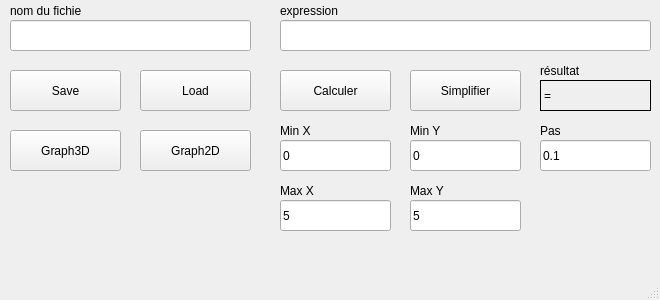
<?xml version="1.0" encoding="UTF-8"?>
<ui version="4.0">
 <class>MainWindow</class>
 <widget class="QMainWindow" name="MainWindow">
  <property name="geometry">
   <rect>
    <x>0</x>
    <y>0</y>
    <width>660</width>
    <height>300</height>
   </rect>
  </property>
  <property name="windowTitle">
   <string>MainWindow</string>
  </property>
  <property name="autoFillBackground">
   <bool>false</bool>
  </property>
  <widget class="QWidget" name="centralwidget">
   <widget class="QPushButton" name="pushButton_Graph2D">
    <property name="geometry">
     <rect>
      <x>140</x>
      <y>130</y>
      <width>111</width>
      <height>41</height>
     </rect>
    </property>
    <property name="text">
     <string>Graph2D</string>
    </property>
   </widget>
   <widget class="QPushButton" name="pushButton_Graph3D">
    <property name="geometry">
     <rect>
      <x>10</x>
      <y>130</y>
      <width>111</width>
      <height>41</height>
     </rect>
    </property>
    <property name="text">
     <string>Graph3D</string>
    </property>
   </widget>
   <widget class="QPushButton" name="pushButton_Simplifier">
    <property name="geometry">
     <rect>
      <x>410</x>
      <y>70</y>
      <width>111</width>
      <height>41</height>
     </rect>
    </property>
    <property name="text">
     <string>Simplifier</string>
    </property>
   </widget>
   <widget class="QLineEdit" name="lineEdit">
    <property name="geometry">
     <rect>
      <x>280</x>
      <y>20</y>
      <width>371</width>
      <height>31</height>
     </rect>
    </property>
   </widget>
   <widget class="QPushButton" name="pushButton_Calculer">
    <property name="geometry">
     <rect>
      <x>280</x>
      <y>70</y>
      <width>111</width>
      <height>41</height>
     </rect>
    </property>
    <property name="text">
     <string>Calculer</string>
    </property>
   </widget>
   <widget class="QLabel" name="label">
    <property name="geometry">
     <rect>
      <x>540</x>
      <y>80</y>
      <width>111</width>
      <height>31</height>
     </rect>
    </property>
    <property name="autoFillBackground">
     <bool>true</bool>
    </property>
    <property name="frameShape">
     <enum>QFrame::Box</enum>
    </property>
    <property name="text">
     <string>=</string>
    </property>
   </widget>
   <widget class="QPushButton" name="pushButton_Save">
    <property name="geometry">
     <rect>
      <x>10</x>
      <y>70</y>
      <width>111</width>
      <height>41</height>
     </rect>
    </property>
    <property name="text">
     <string>Save</string>
    </property>
   </widget>
   <widget class="QPushButton" name="pushButton_Load">
    <property name="geometry">
     <rect>
      <x>140</x>
      <y>70</y>
      <width>111</width>
      <height>41</height>
     </rect>
    </property>
    <property name="text">
     <string>Load</string>
    </property>
   </widget>
   <widget class="QLineEdit" name="lineEdit_2">
    <property name="geometry">
     <rect>
      <x>10</x>
      <y>20</y>
      <width>241</width>
      <height>31</height>
     </rect>
    </property>
   </widget>
   <widget class="QLabel" name="label_2">
    <property name="geometry">
     <rect>
      <x>10</x>
      <y>0</y>
      <width>71</width>
      <height>21</height>
     </rect>
    </property>
    <property name="text">
     <string>nom du fichier</string>
    </property>
   </widget>
   <widget class="QLabel" name="label_3">
    <property name="geometry">
     <rect>
      <x>280</x>
      <y>0</y>
      <width>71</width>
      <height>21</height>
     </rect>
    </property>
    <property name="text">
     <string>expression</string>
    </property>
   </widget>
   <widget class="QLabel" name="label_4">
    <property name="geometry">
     <rect>
      <x>540</x>
      <y>60</y>
      <width>71</width>
      <height>21</height>
     </rect>
    </property>
    <property name="text">
     <string>résultat</string>
    </property>
   </widget>
   <widget class="QLabel" name="label_6">
    <property name="geometry">
     <rect>
      <x>280</x>
      <y>120</y>
      <width>71</width>
      <height>21</height>
     </rect>
    </property>
    <property name="text">
     <string>Min X</string>
    </property>
   </widget>
   <widget class="QLabel" name="label_8">
    <property name="geometry">
     <rect>
      <x>410</x>
      <y>120</y>
      <width>71</width>
      <height>21</height>
     </rect>
    </property>
    <property name="text">
     <string>Min Y</string>
    </property>
   </widget>
   <widget class="QLabel" name="label_14">
    <property name="geometry">
     <rect>
      <x>280</x>
      <y>180</y>
      <width>71</width>
      <height>21</height>
     </rect>
    </property>
    <property name="text">
     <string>Max X</string>
    </property>
   </widget>
   <widget class="QLabel" name="label_16">
    <property name="geometry">
     <rect>
      <x>410</x>
      <y>180</y>
      <width>71</width>
      <height>21</height>
     </rect>
    </property>
    <property name="text">
     <string>Max Y</string>
    </property>
   </widget>
   <widget class="QLineEdit" name="lineEdit_MinX">
    <property name="geometry">
     <rect>
      <x>280</x>
      <y>140</y>
      <width>111</width>
      <height>31</height>
     </rect>
    </property>
    <property name="text">
     <string>0</string>
    </property>
   </widget>
   <widget class="QLineEdit" name="lineEdit_MinY">
    <property name="geometry">
     <rect>
      <x>410</x>
      <y>140</y>
      <width>111</width>
      <height>31</height>
     </rect>
    </property>
    <property name="text">
     <string>0</string>
    </property>
   </widget>
   <widget class="QLineEdit" name="lineEdit_MaxX">
    <property name="geometry">
     <rect>
      <x>280</x>
      <y>200</y>
      <width>111</width>
      <height>31</height>
     </rect>
    </property>
    <property name="text">
     <string>5</string>
    </property>
   </widget>
   <widget class="QLineEdit" name="lineEdit_MaxY">
    <property name="geometry">
     <rect>
      <x>410</x>
      <y>200</y>
      <width>111</width>
      <height>31</height>
     </rect>
    </property>
    <property name="text">
     <string>5</string>
    </property>
   </widget>
   <widget class="QLabel" name="label_15">
    <property name="geometry">
     <rect>
      <x>540</x>
      <y>120</y>
      <width>71</width>
      <height>21</height>
     </rect>
    </property>
    <property name="text">
     <string>Pas</string>
    </property>
   </widget>
   <widget class="QLineEdit" name="lineEdit_Pas">
    <property name="geometry">
     <rect>
      <x>540</x>
      <y>140</y>
      <width>111</width>
      <height>31</height>
     </rect>
    </property>
    <property name="text">
     <string>0.1</string>
    </property>
   </widget>
  </widget>
  <widget class="QMenuBar" name="menubar">
   <property name="geometry">
    <rect>
     <x>0</x>
     <y>0</y>
     <width>660</width>
     <height>20</height>
    </rect>
   </property>
  </widget>
  <widget class="QStatusBar" name="statusbar"/>
 </widget>
 <resources/>
 <connections/>
</ui>
